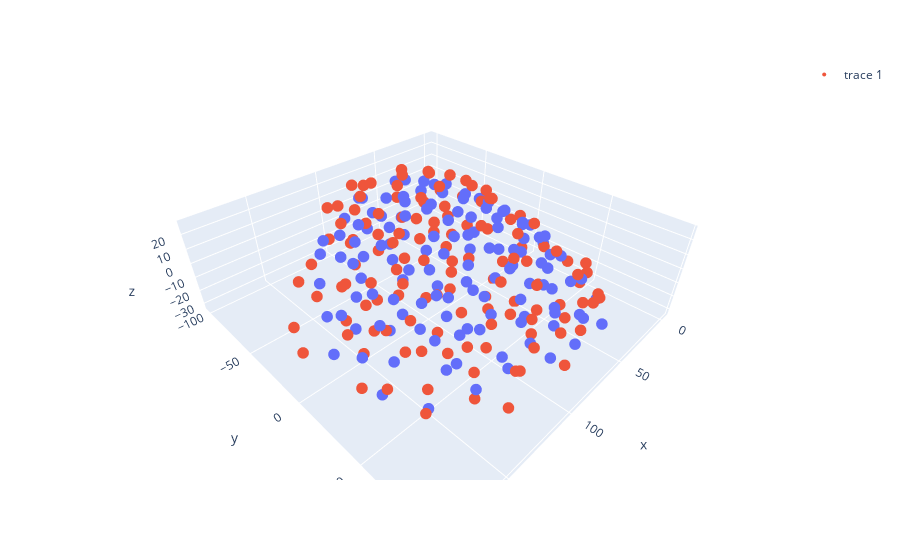

The code cell stored with this chart in its notebook:
### Code cell
fig1 = go.Figure()

# fig.add_trace(go.Scatter3d(x=ref_key_points_oriented[:, 2], 
#                            y=ref_key_points_oriented[:, 1], 
#                            z=ref_key_points_oriented[:, 0], mode="markers"))

# fig.add_trace(go.Scatter3d(x=ref_key_points_out[:, 2], 
#                            y=ref_key_points_out[:, 1], 
#                            z=ref_key_points_out[:, 0], mode="markers"))



for i in range(ref_key_points_oriented.shape[0]):
    arr = np.concatenate((ref_key_points_oriented[i, :][np.newaxis, :], ref_key_points_out[i, :][np.newaxis, :]), axis=0)
    fig1.add_trace(go.Scatter3d(x=arr[:, 2], y=arr[:, 1], z=arr[:, 0], line=dict(width=2)))



fig1.update_traces(marker=dict(size=4, opacity=0.75))
fig1.update_layout(scene=dict(
                 aspectmode='data'
         ))
fig.show()

frame_dir = os.path.join(figure_path, "shift_scatter", "")
if not os.path.isdir(frame_dir):
    os.makedirs(frame_dir)

fig1 = generic_rotating_figure(fig1, angle_vec, frame_dir)
